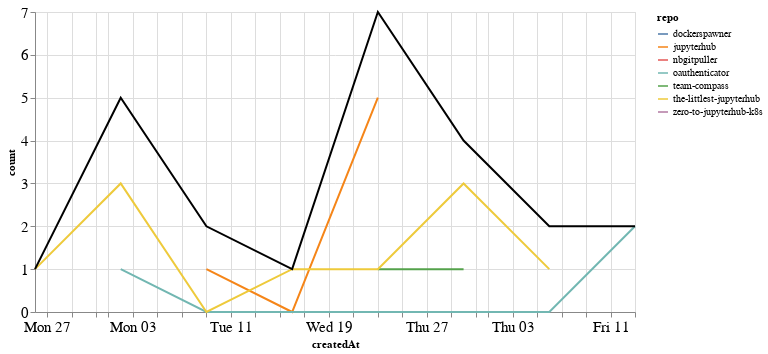

Write notebook code for a chart like this one.
### Markdown cell above
## Comments

### Code cell
comments_time = comments.groupby('repo').resample('W', on='createdAt').count()['author'].reset_index()
comments_time = comments_time.rename(columns={'author': 'count'})
comments_time_total = comments_time.groupby('createdAt').agg({"count": "sum"}).reset_index()
ch1 = alt.Chart(comments_time, width=600).mark_line().encode(
    x='createdAt',
    y='count',
    color='repo',
    tooltip="repo"
)

ch2 = alt.Chart(comments_time_total, width=600).mark_line(color="black").encode(
    x='createdAt',
    y='count',
)

ch1 + ch2

### Figure 1 — Vega-Lite specification as saved in the notebook (floating-point values rounded to 4 significant figures)
{"config": {"axisLeft": {"labelFontSize": 15}, "axisBottom": {"labelFontSize": 15}}, "layer": [{"data": {"name": "data-a122e3b42209fe05083e20e9fedb1b8a"}, "mark": "line", "encoding": {"color": {"type": "nominal", "field": "repo"}, "tooltip": {"type": "nominal", "field": "repo"}, "x": {"type": "temporal", "field": "createdAt"}, "y": {"type": "quantitative", "field": "count"}}, "width": 600}, {"data": {"name": "data-fef08f6066135c9207e46071318b5845"}, "mark": {"type": "line", "color": "black"}, "encoding": {"x": {"type": "temporal", "field": "createdAt"}, "y": {"type": "quantitative", "field": "count"}}, "width": 600}], "$schema": "https://vega.github.io/schema/vega-lite/v4.8.1.json", "datasets": {"data-a122e3b42209fe05083e20e9fedb1b8a": [{"repo": "dockerspawner", "createdAt": "2020-08-09T00:00:00", "count": 1}, {"repo": "jupyterhub", "createdAt": "2020-08-09T00:00:00", "count": 1}, {"repo": "jupyterhub", "createdAt": "2020-08-16T00:00:00", "count": 0}, {"repo": "jupyterhub", "createdAt": "2020-08-23T00:00:00", "count": 5}, {"repo": "nbgitpuller", "createdAt": "2020-08-02T00:00:00", "count": 1}, {"repo": "oauthenticator", "createdAt": "2020-08-02T00:00:00", "count": 1}, {"repo": "oauthenticator", "createdAt": "2020-08-09T00:00:00", "count": 0}, {"repo": "oauthenticator", "createdAt": "2020-08-16T00:00:00", "count": 0}, {"repo": "oauthenticator", "createdAt": "2020-08-23T00:00:00", "count": 0}, {"repo": "oauthenticator", "createdAt": "2020-08-30T00:00:00", "count": 0}, {"repo": "oauthenticator", "createdAt": "2020-09-06T00:00:00", "count": 0}, {"repo": "oauthenticator", "createdAt": "2020-09-13T00:00:00", "count": 2}, {"repo": "team-compass", "createdAt": "2020-08-23T00:00:00", "count": 1}, {"repo": "team-compass", "createdAt": "2020-08-30T00:00:00", "count": 1}, {"repo": "the-littlest-jupyterhub", "createdAt": "2020-07-26T00:00:00", "count": 1}, {"repo": "the-littlest-jupyterhub", "createdAt": "2020-08-02T00:00:00", "count": 3}, {"repo": "the-littlest-jupyterhub", "createdAt": "2020-08-09T00:00:00", "count": 0}, {"repo": "the-littlest-jupyterhub", "createdAt": "2020-08-16T00:00:00", "count": 1}, {"repo": "the-littlest-jupyterhub", "createdAt": "2020-08-23T00:00:00", "count": 1}, {"repo": "the-littlest-jupyterhub", "createdAt": "2020-08-30T00:00:00", "count": 3}, {"repo": "the-littlest-jupyterhub", "createdAt": "2020-09-06T00:00:00", "count": 1}, {"repo": "zero-to-jupyterhub-k8s", "createdAt": "2020-09-06T00:00:00", "count": 1}], "data-fef08f6066135c9207e46071318b5845": [{"createdAt": "2020-07-26T00:00:00", "count": 1}, {"createdAt": "2020-08-02T00:00:00", "count": 5}, {"createdAt": "2020-08-09T00:00:00", "count": 2}, {"createdAt": "2020-08-16T00:00:00", "count": 1}, {"createdAt": "2020-08-23T00:00:00", "count": 7}, {"createdAt": "2020-08-30T00:00:00", "count": 4}, {"createdAt": "2020-09-06T00:00:00", "count": 2}, {"createdAt": "2020-09-13T00:00:00", "count": 2}]}}
